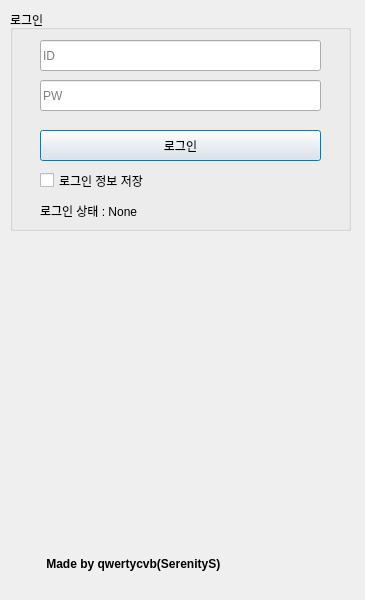
<?xml version="1.0" encoding="UTF-8"?>
<ui version="4.0">
 <class>DCCleaner</class>
 <widget class="QMainWindow" name="DCCleaner">
  <property name="geometry">
   <rect>
    <x>0</x>
    <y>0</y>
    <width>365</width>
    <height>600</height>
   </rect>
  </property>
  <property name="windowTitle">
   <string>DCCleaner</string>
  </property>
  <widget class="QWidget" name="centralwidget">
   <widget class="QGroupBox" name="groupBox">
    <property name="geometry">
     <rect>
      <x>10</x>
      <y>10</y>
      <width>341</width>
      <height>221</height>
     </rect>
    </property>
    <property name="title">
     <string>로그인</string>
    </property>
    <widget class="QPushButton" name="loginButton">
     <property name="geometry">
      <rect>
       <x>30</x>
       <y>120</y>
       <width>281</width>
       <height>31</height>
      </rect>
     </property>
     <property name="text">
      <string>로그인</string>
     </property>
     <property name="autoDefault">
      <bool>true</bool>
     </property>
     <property name="default">
      <bool>true</bool>
     </property>
    </widget>
    <widget class="QCheckBox" name="isSaveAccount">
     <property name="geometry">
      <rect>
       <x>30</x>
       <y>160</y>
       <width>281</width>
       <height>21</height>
      </rect>
     </property>
     <property name="focusPolicy">
      <enum>Qt::TabFocus</enum>
     </property>
     <property name="text">
      <string>로그인 정보 저장</string>
     </property>
    </widget>
    <widget class="QLineEdit" name="idBox">
     <property name="geometry">
      <rect>
       <x>30</x>
       <y>30</y>
       <width>281</width>
       <height>31</height>
      </rect>
     </property>
     <property name="text">
      <string/>
     </property>
     <property name="placeholderText">
      <string>ID</string>
     </property>
     <property name="clearButtonEnabled">
      <bool>true</bool>
     </property>
    </widget>
    <widget class="QLineEdit" name="pwBox">
     <property name="geometry">
      <rect>
       <x>30</x>
       <y>70</y>
       <width>281</width>
       <height>31</height>
      </rect>
     </property>
     <property name="frame">
      <bool>true</bool>
     </property>
     <property name="echoMode">
      <enum>QLineEdit::PasswordEchoOnEdit</enum>
     </property>
     <property name="placeholderText">
      <string>PW</string>
     </property>
     <property name="clearButtonEnabled">
      <bool>true</bool>
     </property>
    </widget>
    <widget class="QLabel" name="loginStatus">
     <property name="geometry">
      <rect>
       <x>30</x>
       <y>190</y>
       <width>281</width>
       <height>21</height>
      </rect>
     </property>
     <property name="text">
      <string>로그인 상태 : None</string>
     </property>
    </widget>
   </widget>
   <widget class="QCommandLinkButton" name="devInfoButton">
    <property name="enabled">
     <bool>true</bool>
    </property>
    <property name="geometry">
     <rect>
      <x>30</x>
      <y>547</y>
      <width>301</width>
      <height>48</height>
     </rect>
    </property>
    <property name="focusPolicy">
     <enum>Qt::ClickFocus</enum>
    </property>
    <property name="statusTip">
     <string/>
    </property>
    <property name="layoutDirection">
     <enum>Qt::LeftToRight</enum>
    </property>
    <property name="autoFillBackground">
     <bool>false</bool>
    </property>
    <property name="text">
     <string> Made by qwertycvb(SerenityS)</string>
    </property>
    <property name="iconSize">
     <size>
      <width>0</width>
      <height>0</height>
     </size>
    </property>
    <property name="checkable">
     <bool>false</bool>
    </property>
   </widget>
  </widget>
 </widget>
 <resources/>
 <connections/>
</ui>
